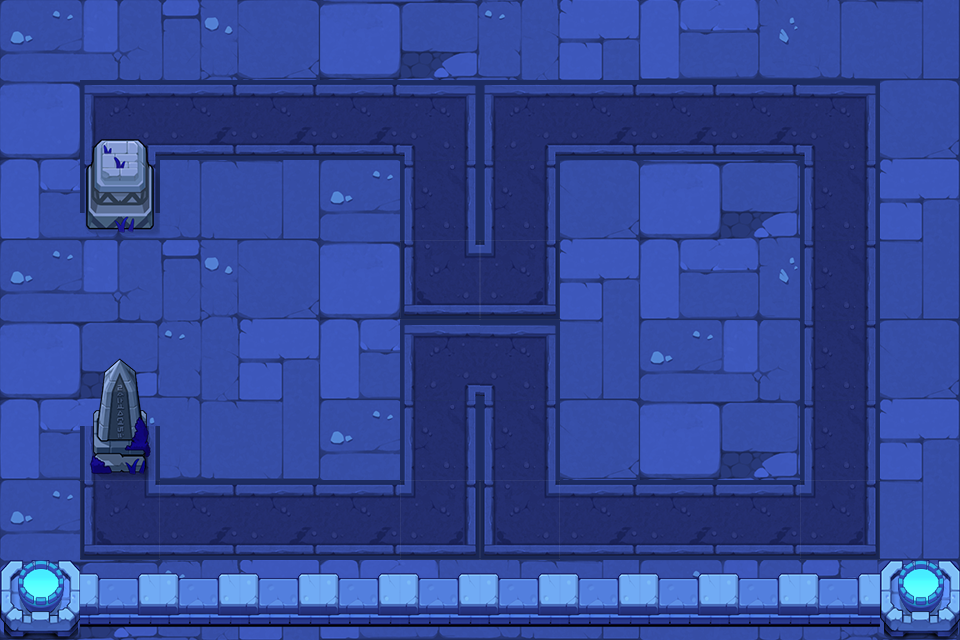

This game map was drawn from its Tiled (.tmx) file and the tilesets committed beside it. A one-line description and the trimmed map source follow:
An orthogonal 12x8 tile map with 80x80 px tiles, 3 tile layers (background, road, object) and 17 objects (P0, P1, P2, P3, P4, ...).

<map version="1.0" tiledversion="1.0.3" orientation="orthogonal" renderorder="right-down" width="12" height="8" tilewidth="80" tileheight="80" nextobjectid="20">
 <tileset firstgid="1" source="anye.tsx" />
 <layer name="background" width="12" height="8">
  <data>[96 cells, 96 non-empty, 12 distinct tile ids]</data>
 </layer>
 <layer name="road" width="12" height="8">
  <data>[96 cells, 34 non-empty, 8 distinct tile ids]</data>
 </layer>
 <layer name="object" width="12" height="8">
  <data>[96 cells, 16 non-empty, 6 distinct tile ids]</data>
 </layer>
 <objectgroup name="path" visible="0">
  <object id="2" name="P0" x="120" y="120" />
  <object id="3" name="P1" x="440" y="120" />
  <object id="4" name="P2" x="440" y="280" />
  <object id="5" name="P3" x="520" y="280" />
  <object id="6" name="P4" x="520" y="120" />
  <object id="7" name="P5" x="840" y="120" />
  <object id="8" name="P6" x="840" y="520" />
  <object id="9" name="P7" x="520" y="520" />
  <object id="10" name="P8" x="520" y="360" />
  <object id="11" name="P9" x="440" y="360" />
  <object id="12" name="P10" x="440" y="520" />
  <object id="13" name="P11" x="120" y="520" />
  <object id="14" name="O0" x="0" y="80" width="80" height="480" />
  <object id="15" name="O1" x="80" y="240" width="80" height="80" />
  <object id="16" name="O2" x="160" y="160" width="240" height="320" />
  <object id="17" name="O3" x="560" y="160" width="240" height="320" />
  <object id="18" name="O4" x="880" y="80" width="80" height="480" />
 </objectgroup>
</map>
